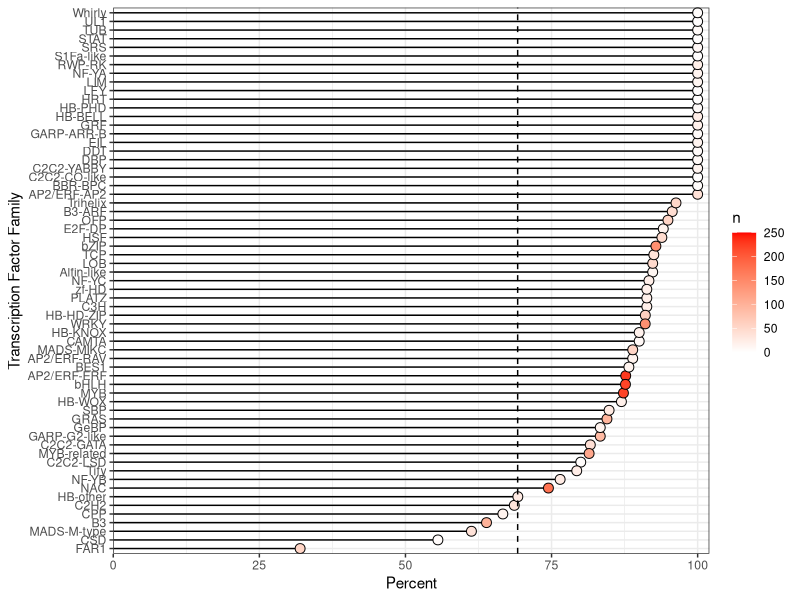
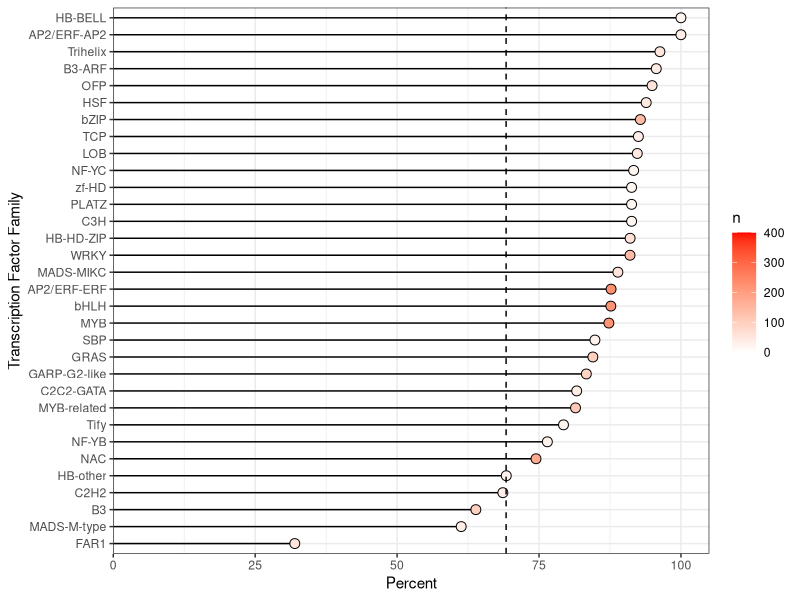
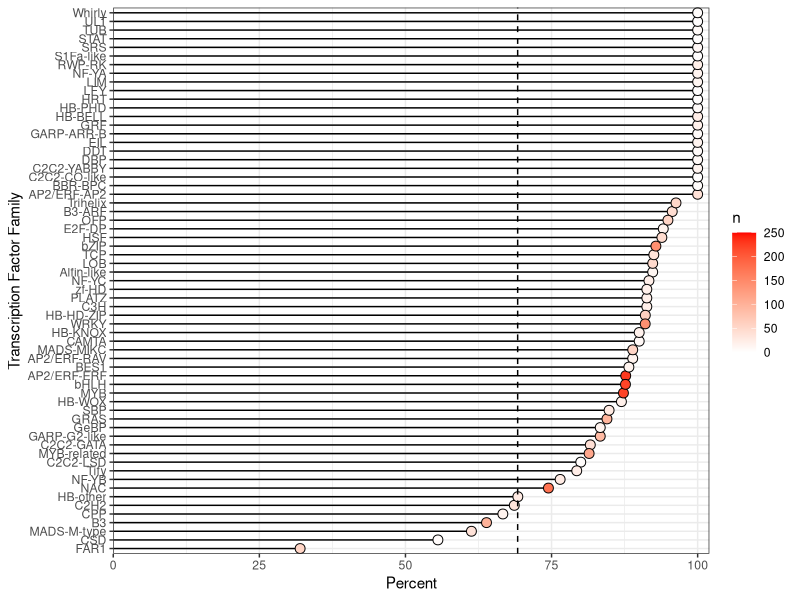
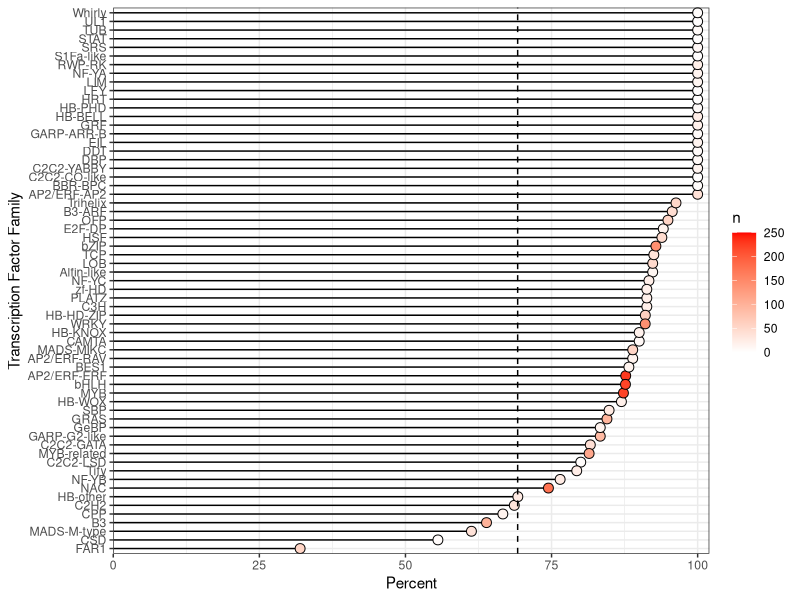
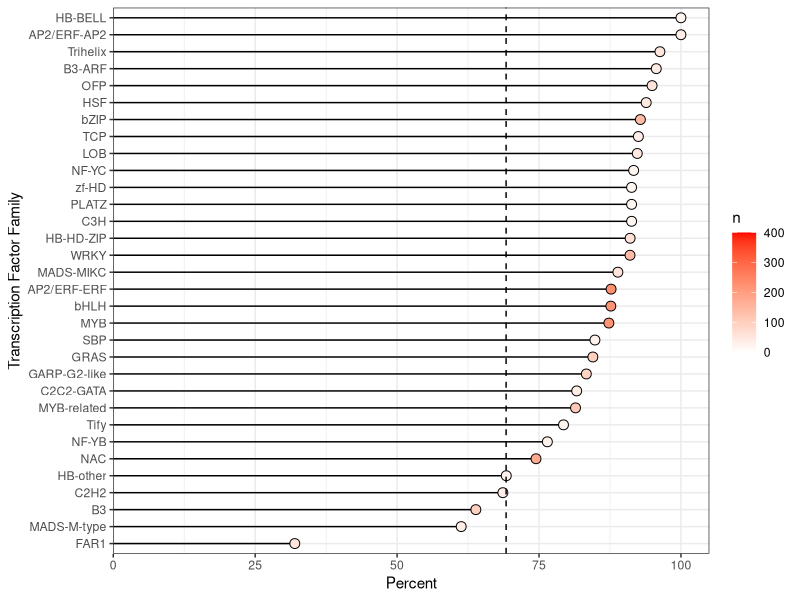

The R source for these figures, in order:
# Aim is to analyse TFs that are 1:1 compared to other genes in 
#
# Philippa Borrill
# 05-06-2020

# load required packages and setwd

library(ggplot2)
library(tidyverse)

##### need to load in required files #####

tidy_all_info <- read.csv(file="WEW_genes_TF_homoeolog_info.csv")
head(tidy_all_info)

# make some summary tables to found out of TFs have more 1:1:1 than other genes

summary_table <- tidy_all_info %>%
  group_by(isHomoeolog, isTF) %>%
  summarise(n=n()) 

summary_table

write.csv(file="WEW_summary_table_of_homoeolog_groups_TFs_vs_non_TF.csv",as.data.frame(summary_table), row.names = F)

#calc stats
overall_TF_vs_nonTF_contingency <-summary_table %>%
  pivot_wider(names_from = isTF, values_from=n, names_prefix = "isTF_")

overall_TF_vs_nonTF_contingency

overall_fisher_res <- fisher.test(overall_TF_vs_nonTF_contingency[,2:3])
overall_fisher_res

# want to know how many TFs in each family are in 1:1:1  triads, and what % of this family is in that category

per_TF_family_hom_category <- tidy_all_info %>%
  group_by(TF_family, isHomoeolog, isTF) %>%
  summarise(n=n()) %>%
  ungroup() %>%
  group_by(TF_family) %>% 
  mutate(percent = n/sum(n)*100) # add column with percentage of genes in that category per family

per_TF_family_hom_category            

# rename type to cardinality_abs to match previous dataframe

per_TF_family_hom_category <-  per_TF_family_hom_category %>%
  mutate(cardinality_abs = case_when (isHomoeolog =="TRUE" ~ "1:1",
                            isHomoeolog=="FALSE"~ "other"))

per_TF_family_hom_category

# need to replace implicit NA with "other" in cardinality_abs (i.e. other homoeolog category)
per_TF_family_hom_category$cardinality_abs <- as.factor(per_TF_family_hom_category$cardinality_abs)
per_TF_family_hom_category


# try plotting as lollipop plot to get gene numbers showing as colour just 1:1

diad_lollipop_num_colour <- per_TF_family_hom_category %>%
  filter(cardinality_abs == "1:1" &
           !is.na(TF_family)) %>%
  ggplot(aes(x=reorder(TF_family, percent), y=percent)) +
  geom_segment( aes(xend=TF_family, yend=0)) +
  geom_point(aes(fill=n), colour="black", alpha =1, pch=21, size=3) +
  scale_fill_gradient(low = "white", high = "red", limits=c(0,250)) +
  coord_flip() + geom_hline(yintercept = 69.2, linetype="dashed") +
  
  theme_bw() +
  ylab("Percent") +
  xlab("Transcription Factor Family") +
  scale_y_continuous(expand = c(0, 0), limits = c(0, 102))

diad_lollipop_num_colour

pdf(file = "WEW_diads_lollipop_perc_TF_family_in_category.pdf", width=8, height=8)
diad_lollipop_num_colour
dev.off()

ggsave(diad_lollipop_num_colour, filename = "WEW_diads_lollipop_perc_TF_family_in_category_ggsave.pdf", device = cairo_pdf, 
       width = 8, height = 8, units = "in")


#adjust for ggsave - extend x axis and make max n = 400 to match triads
over20_genes_diad_lollipop_num_colour <- per_TF_family_hom_category %>%
  filter(cardinality_abs == "1:1" &
           !is.na(TF_family) &
           n >20) %>%
  ggplot(aes(x=reorder(TF_family, percent), y=percent)) +
  geom_segment( aes(xend=TF_family, yend=0)) +
  geom_point(aes(fill=n), colour="black", alpha =1, pch=21, size=3) +
  scale_fill_gradient(low = "white", high = "red", limits=c(0,400)) +
  coord_flip() + geom_hline(yintercept = 69.2, linetype="dashed") +
  
  theme_bw() +
  ylab("Percent") +
  xlab("Transcription Factor Family") +
  scale_y_continuous(expand = c(0, 0), limits = c(0, 105))

over20_genes_diad_lollipop_num_colour

ggsave(over20_genes_diad_lollipop_num_colour, filename = "WEW_diads_lollipop_perc_TF_family_in_category_over20_genes_ggsave_max400.pdf", device = cairo_pdf, 
       width = 4, height = 5, units = "in")



### now do stats to see if the number in each family in triads is different from non-TFs 

# first need to make a table which has the number per TF family which is in triads, and number not in triads

per_TF_family_hom_category %>% 
  select(TF_family, cardinality_abs, isTF, n) %>%
  mutate("is_1_1" = cardinality_abs == "1:1") %>%
  group_by(TF_family, is_1_1) %>% 
  mutate(n_1_1 = sum(n)) %>%
  head(20)

# now summarise to only have 1 row per non 1:1:1 per TF family
data_for_fisher_test <- per_TF_family_hom_category %>% 
  select(TF_family, cardinality_abs, isTF, n) %>%
  mutate("is_1_1" = cardinality_abs == "1:1") %>%
  group_by(TF_family, is_1_1) %>% 
  summarise(n_1_1 = sum(n)) %>%
  pivot_wider(names_from = is_1_1, values_from = n_1_1,
              names_prefix = "is_diad_") %>% # make into wide format 
  replace_na(list(is_diad_FALSE=0,is_diad_TRUE=0 )) %>%
  mutate(total_n = is_diad_FALSE + is_diad_TRUE)
data_for_fisher_test

#try for 1 family:
df_1_family <- data_for_fisher_test %>%
  ungroup() %>%
  filter(TF_family == "Alfin-like" | is.na(TF_family)) %>%
  select(is_diad_FALSE,is_diad_TRUE)

fisher.result <- fisher.test(df_1_family)
print(fisher.result$p.value)

# now do for each family vs non-TFs and then correct for multiple testing 

fisher_res <- data.frame(TF_family = as.character(), pvalue = as.numeric() ) #setup empty vector
fisher_res

for (i in data_for_fisher_test$TF_family[1:63]) {
  fisher.result <- fisher.test(data_for_fisher_test %>%
                                 ungroup() %>%
                                 filter(TF_family == i | is.na(TF_family)) %>%
                                 select(is_diad_FALSE,is_diad_TRUE)
  )
  fisher_res[nrow(fisher_res)+1,] <- c(TF_family = i, pvalue = fisher.result$p.value )
}
fisher_res

fisher_res$padj <- p.adjust(fisher_res$pvalue, method = "fdr", n = length(fisher_res$pvalue))
fisher_res
fisher_res$sig_padj <- fisher_res$padj <0.05
fisher_res

write.csv(fisher_res, file="WEW_Fisher_exact_test_TF_vs_nonTF_diads_per_TF_family.csv",row.names = F)
